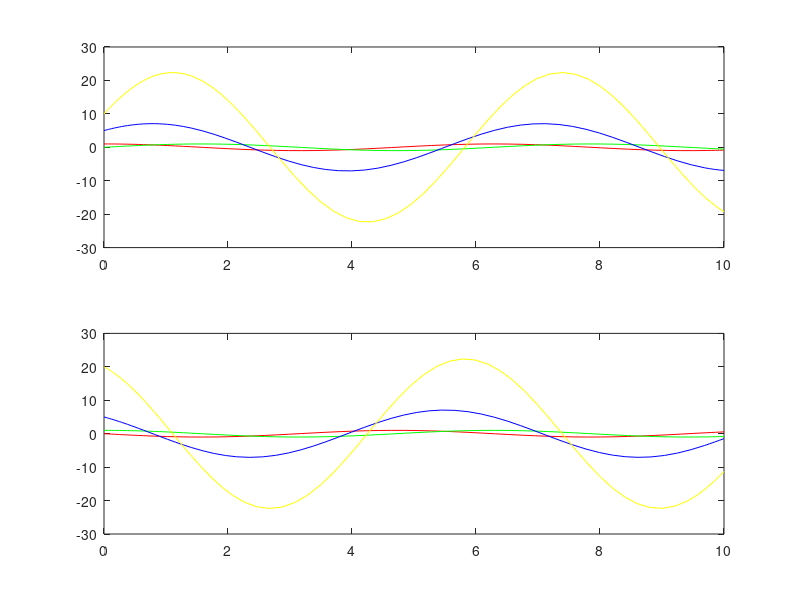
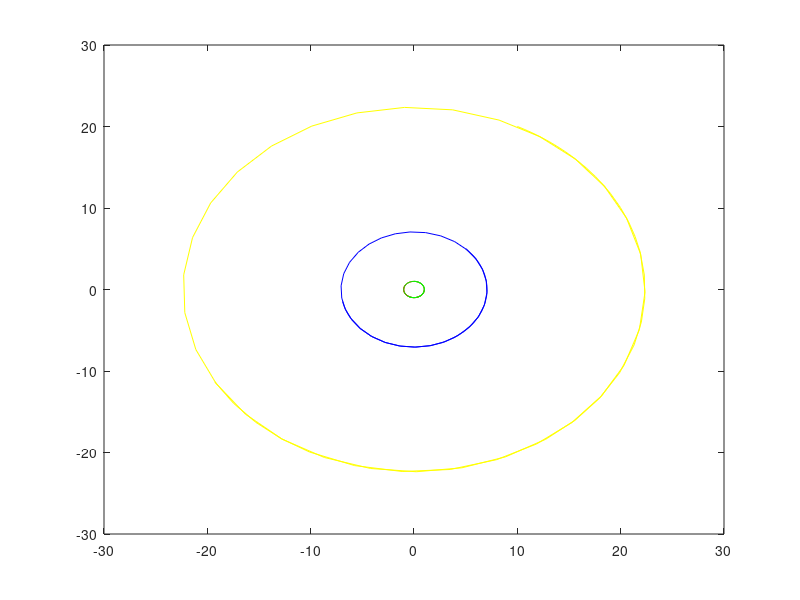
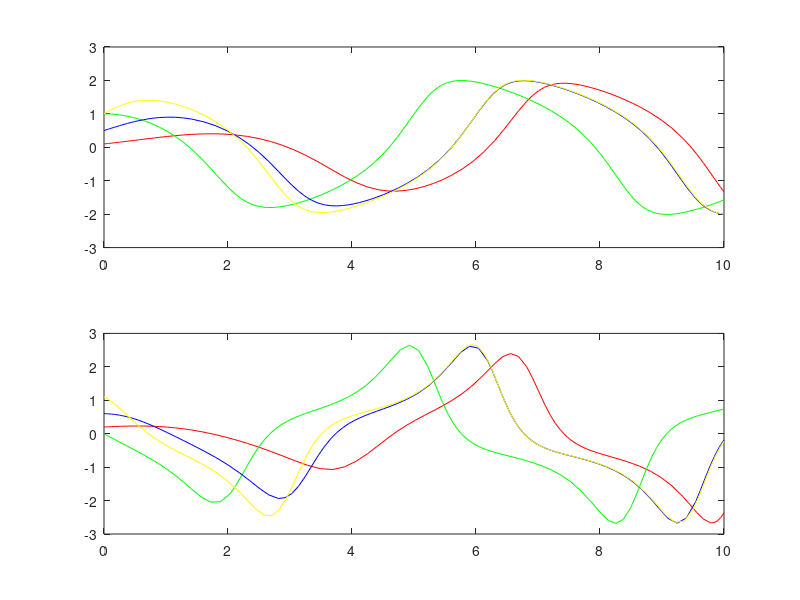
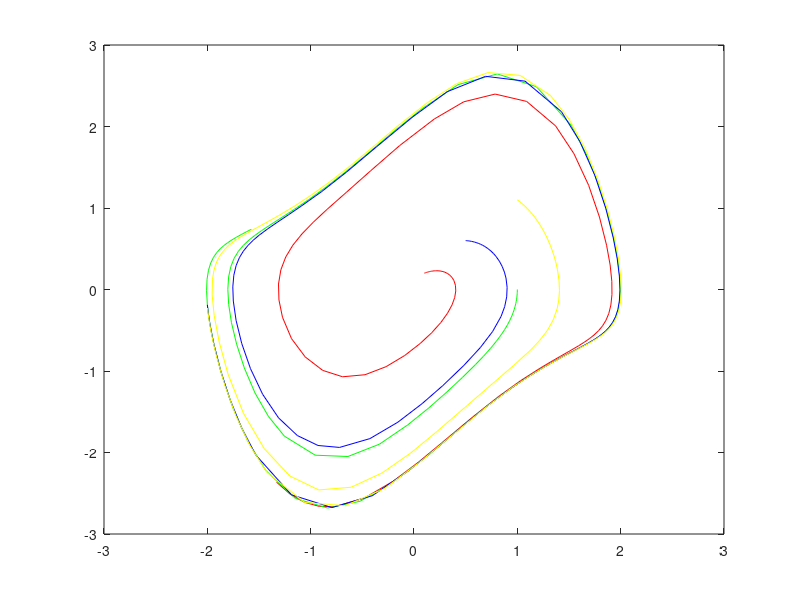

Recreate these plots in MATLAB, in order.
%%% OSCILADOR %%%
%%% Cuanto mas grande es el valor inicial, mas grandes son las oscilaciones 

f=@(t,x) [x(2);-x(1)]
[t,x]=ode45(f,[0,10],[1,0]);
[t2,x2]=ode45(f,[0,10],[0,1]);
[t3,x3]=ode45(f,[0,10],[5,5]);
[t4,x4]=ode45(f,[0,10],[10,20]);
figure(1);
subplot(2,1,1);
plot(t,x(:,1),'r')
hold on
plot(t2,x2(:,1),'g')
hold on
plot(t3,x3(:,1),'b')
hold on
plot(t4,x4(:,1),'y')
subplot(2,1,2);
plot(t,x(:,2),'r')
hold on
plot(t2,x2(:,2),'g')
hold on
plot(t3,x3(:,2),'b')
hold on
plot(t4,x4(:,2),'y')
figure(2);
plot(x(:,1),x(:,2),'r')
hold on
plot(x2(:,1),x2(:,2),'g')
hold on
plot(x3(:,1),x3(:,2),'b')
hold on
plot(x4(:,1),x4(:,2),'y')



%%%%%%%%%%%%%%%%%%%
%%% VAN DER POL %%%
%%%%%%%%%%%%%%%%%%%
g=@(t,x) [x(2);-x(1)-(x(1)^2-1)*x(2)]
[t,x]=ode45(g,[0,10],[0.1,0.2]);
[t2,x2]=ode45(g,[0,10],[1,0]);
[t3,x3]=ode45(g,[0,10],[0.5,0.6]);
[t4,x4]=ode45(g,[0,10],[1,1.1]);
figure(3);
subplot(2,1,1);
plot(t,x(:,1),'r')
hold on
plot(t2,x2(:,1),'g')
hold on
plot(t3,x3(:,1),'b')
hold on
plot(t4,x4(:,1),'y')
subplot(2,1,2);
plot(t,x(:,2),'r')
hold on
plot(t2,x2(:,2),'g')
hold on
plot(t3,x3(:,2),'b')
hold on
plot(t4,x4(:,2),'y')
figure(4);
plot(x(:,1),x(:,2),'r')
hold on
plot(x2(:,1),x2(:,2),'g')
hold on
plot(x3(:,1),x3(:,2),'b')
hold on
plot(x4(:,1),x4(:,2),'y')

figure(5);
plot(t,x(:,1),'r')
figure(6);
plot(x(:,1),x(:,2),'r')